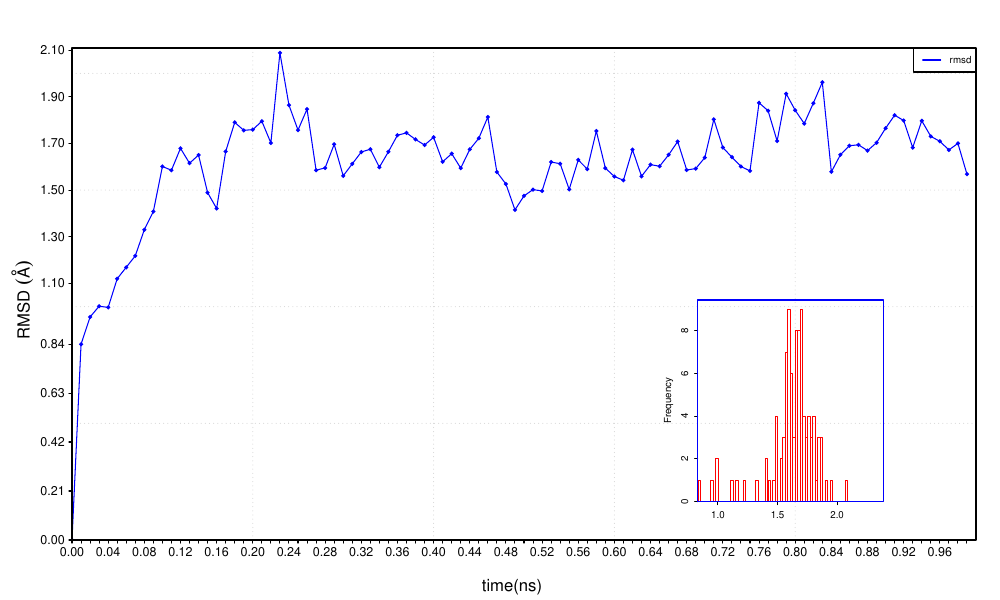

R code for this plot:
library(bio3d)
pdbfile <- "../init.pdb"
dcdfile <- "../equi.dcd"
#dcdfile <- "../allstages.dcd"

pdb <- read.pdb(pdbfile)
dcd <- read.dcd(dcdfile)
ca.inds <- atom.select(pdb, elety="CA")
xyz <- fit.xyz(fixed=pdb$xyz, mobile=dcd, fixed.inds=ca.inds$xyz,
               mobile.inds=ca.inds$xyz)


rd <- rmsd(xyz[1,ca.inds$xyz], xyz[,ca.inds$xyz])

pdf(file="bio3dstats.pdf",family="Helvetica", width=10,height=6)
par(mfcol=c(1,1))
par(cex=0.6)
par(mar=c(1, 2, 0, 0), oma=c(4,4,4,2))
par(tcl=-0.25)
par(mgp=c(2,0.6,0))

simtime <- 1 #Simulation time in nanoseconds
nsteps <- dim(dcd)[1] #Number of steps
#xlim=range(0, length(rd))
xlim=range(0, simtime)
ylim=range(min(rd)*1.01,max(rd)*1.01)
yrange=abs(max(rd)*1.01-min(rd)*1.01)

plot(seq(0,simtime,simtime/nsteps)[1:nsteps],rd, type="o", col="blue",
     xlab = " ", main="", xlim = xlim, ylim = ylim, ylab= " ",
     panel.first = grid(), axes=FALSE, xaxs="i", yaxs="i", pch=18)
#lines(seq(0,simtime[1,],simtime[1,]/nout),solvent[,1],type="b",col="blue" ,xaxt="n",yaxt="n",xlab="",ylab="", pch=18)
#lines(seq(0,simtime[1,],simtime[1,]/nout),solutesolvent[,1],type="b",col="red",xaxt="n",yaxt="n",xlab="",ylab="", pch=18)
legend("topright",col=c("blue"),lty=1,legend=c("rmsd"))
axis(1, cex.axis=1.2, at=seq(0,simtime,simtime/nsteps)[1:nsteps])
axis(2, cex.axis=1.2, at=signif(seq(min(rd),max(rd)*1.01,yrange/10), digits=2),las=1)
mtext(expression(paste("RMSD ", (ring(A)))),  side=2, outer=T, cex=1.0, line=1.0, adj=0.5)
mtext("time(ns)",  side=1, outer=T, cex=1.0, line=2.5, adj=0.5)
box(which="plot",col="black")



# Inside Histogram
xmean <- mean(rd)
xsd <- sd(rd)
maxx <- max(rd)
minx <- min(rd)

xlim     <- c(xmean-(3*xsd),xmean+(3*xsd))
breaksx  <- ((maxx-minx)/100)
binsx    <- seq(minx,maxx,breaksx)
xtickx   <- seq(minx,maxx,(breaksx*10))



par("plt"=c(0.7, 0.90, 0.1, 0.50), new=T)
h1 <- hist(rd, breaks=binsx, plot=FALSE)
miny <- 0
maxy <- max(h1$counts)*1.05
xlim <- c(xmean-(3*xsd),xmean+(3*xsd))
ylim <- c(miny, maxy)
par(xaxs = "i"); par(yaxs = "i")
plot(h1, xlim=xlim, ylim=ylim, xlab=" ", main="", axes=FALSE,
     density=-1, border="red")
axis(1, cex.axis=1.0)
axis(2, cex.axis=1.0)
box(which="plot",col="blue")
par("plt"=c(0,1,0,1))

dev.off()
